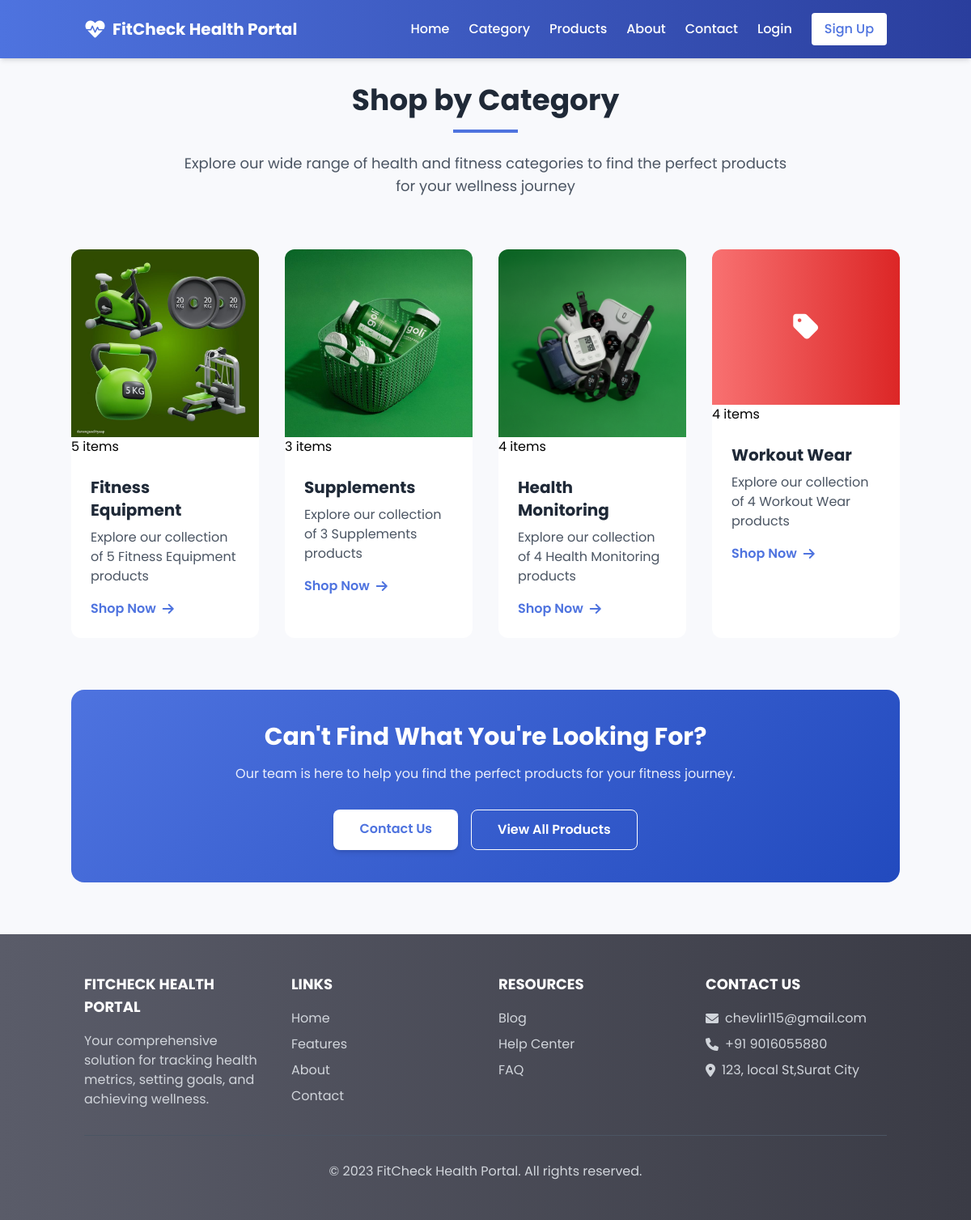
The app's page /category.php with its own data.
### tables this page shows
CREATE TABLE `tbl_category` (
  `cat_id` int(11) NOT NULL,
  `cat_name` varchar(70) NOT NULL,
  `cat_pic` varchar(255) NOT NULL
);

### category.php (the view, shortened to what this page needs)
<?php
include 'header.php';
include 'connect.php';
$query = "SELECT * FROM `tbl_category`";
$result = mysqli_query($con, $query);
$arr = [];
while ($row = mysqli_fetch_assoc($result)) {
    $arr[] = $row;
}
?>
<section id="categories" class="category-section mt-10 py-16 px-4 md:px-8 lg:px-16">
    <div class="container mx-auto">
        <div class="text-center mb-16">
            <h2 class="text-3xl md:text-4xl font-bold text-gray-800 mb-4">Shop by Category</h2>
            <div class="w-20 h-1 bg-primary mx-auto mb-6"></div>
            <p class="text-gray-600 max-w-3xl mx-auto text-lg">Explore our wide range of health and fitness
                categories to find the perfect products for your wellness journey</p>
        </div>
        <div class="grid grid-cols-1 sm:grid-cols-2 lg:grid-cols-4 gap-8 mb-16">
            <?php
            if (count($arr) > 0) {
                foreach ($arr as $index => $a) {
                    $cat_name = $a['cat_name'];
                    $cat_pic = $a['cat_pic'];
                    $count_query = "SELECT COUNT(*) as product_count FROM tbl_product WHERE category ='$cat_name'";
                    $count_result = mysqli_query($con, $count_query);
                    if ($count_result) {
                        $count_data = mysqli_fetch_assoc($count_result);
                        $product_count = $count_data['product_count'];
                    } else {
                        $product_count = 0;
                    }
                    $gradients = [
                        'from-blue-400 to-blue-600',
                        'from-green-400 to-green-600',
                        'from-purple-400 to-purple-600',
                        'from-red-400 to-red-600',
                        'from-yellow-400 to-yellow-600',
                        'from-indigo-400 to-indigo-600',
                        'from-pink-400 to-pink-600',
                        'from-teal-400 to-teal-600'
                    ];
                    $gradient_index = $index % count($gradients);
                    $gradient = $gradients[$gradient_index];
                    ?>
                    <div class="category-card bg-white rounded-xl overflow-hidden">
                        <div class="relative overflow-hidden">
                            <?php if (!empty($cat_pic) && file_exists($cat_pic)): ?>
                                <img src="<?php echo $cat_pic; ?>" alt="<?php echo $cat_name; ?>" class="category-image w-full">
                            <?php else: ?>
                                <div class="bg-gradient-to-r <?php echo $gradient; ?> h-48 flex items-center justify-center">
                                    <i class="fas fa-tag text-white text-4xl"></i>
                                </div>
                            <?php endif; ?>
                            <span class="category-badge"><?php echo $product_count; ?> items</span>
                        </div>
                        <div class="p-6">
                            <h3 class="text-xl font-bold text-gray-800 mb-2"><?php echo $cat_name; ?></h3>
                            <p class="text-gray-600 mb-4">Explore our collection of <?php echo $product_count; ?>
                                <?php echo $cat_name; ?> products
                            </p>
                            <a href="products.php?category=<?php echo $cat_name; ?>"
                                class="text-primary font-semibold flex items-center hover:underline">
                                <span>Shop Now</span>
                                <i class="fas fa-arrow-right ml-2"></i>
                            </a>
                        </div>
                    </div>
                    <?php
                }
            } else {
                echo '<div class="col-span-4 text-center py-12"><p class="text-gray-500 text-lg">No categories found.</p></div>';
            }
            ?>
        </div>
        <div class="gradient-bg rounded-2xl p-10 text-center text-white">
            <h3 class="text-2xl md:text-3xl font-bold mb-4">Can't Find What You're Looking For?</h3>
            <p class="text-white text-opacity-90 mb-8 max-w-2xl mx-auto">Our team is here to help you find the
                perfect products for your fitness journey.</p>
            <div class="flex flex-col sm:flex-row justify-center gap-4">
                <a href="contact.php"
                    class="px-8 py-3 bg-white text-primary font-semibold rounded-lg shadow-md hover:bg-gray-100 transition duration-300">
                    Contact Us
                </a>
                <a href="products.php"
                    class="px-8 py-3 border border-white text-white font-semibold rounded-lg hover:bg-white hover:text-primary transition duration-300">
                    View All Products
                </a>
            </div>
        </div>
    </div>
</section>
<?php
include 'footer.php';
?>

### header.php (style rules this page uses)
body { font-family: 'Poppins', sans-serif; }
.gradient-bg { background: linear-gradient(135deg, #4e73df 0%, #224abe 100%); }

### records on screen
tbl_category: cat_pic (picture), product_count "5", cat_name "Fitness Equipment"
tbl_category: cat_pic (picture), product_count "3", cat_name "Supplements"
tbl_category: cat_pic (picture), product_count "4", cat_name "Health Monitoring"
tbl_category: product_count "4", cat_name "Workout Wear"
